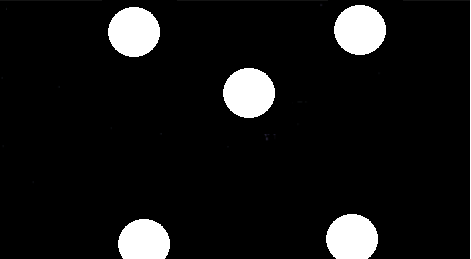
#> input picture circulos2.png, 471 x 259 px
$ python deteccion_color.py
#> lines starting #> are read from the running program, lines starting #| are printed output that depends on the picture
#!/usr/bin/env python3


from __future__ import division
import cv2
import numpy as np

def nothing(*arg):
        pass

# Initial HSV GUI slider values to load on program start.
icol = (36, 202, 59, 71, 255, 255)    # Green
#icol = (18, 0, 196, 36, 255, 255)  # Yellow
#icol = (89, 0, 0, 125, 255, 255)  # Blue
#icol = (0, 100, 80, 10, 255, 255)   # Red
cv2.namedWindow('colorTest')
# Lower range colour sliders.
cv2.createTrackbar('lowHue', 'colorTest', icol[0], 255, nothing)
cv2.createTrackbar('lowSat', 'colorTest', icol[1], 255, nothing)
cv2.createTrackbar('lowVal', 'colorTest', icol[2], 255, nothing)
# Higher range colour sliders.
cv2.createTrackbar('highHue', 'colorTest', icol[3], 255, nothing)
cv2.createTrackbar('highSat', 'colorTest', icol[4], 255, nothing)
cv2.createTrackbar('highVal', 'colorTest', icol[5], 255, nothing)

# Raspberry pi file path example.
#frame = cv2.imread('/home/pi/python3/opencv/color-test/colour-circles-test.jpg')
# Windows file path example.
frame = cv2.imread(r'circulos2.png')
#> frame is the input picture: shape (259, 471, 3); mean B, G, R 21, 21, 21

while True:
    # Get HSV values from the GUI sliders.
    lowHue = cv2.getTrackbarPos('lowHue', 'colorTest')
    lowSat = cv2.getTrackbarPos('lowSat', 'colorTest')
    lowVal = cv2.getTrackbarPos('lowVal', 'colorTest')
    highHue = cv2.getTrackbarPos('highHue', 'colorTest')
    highSat = cv2.getTrackbarPos('highSat', 'colorTest')
    highVal = cv2.getTrackbarPos('highVal', 'colorTest')

    # Show the original image.
    cv2.imshow('frame', frame)

    # Blur methods available, comment or uncomment to try different blur methods.
    frameBGR = cv2.GaussianBlur(frame, (7, 7), 0)
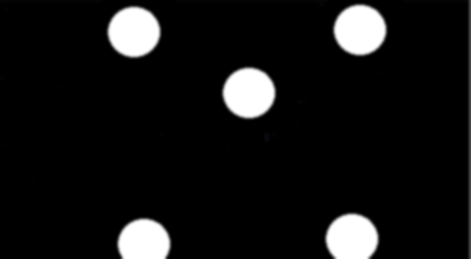
#> frameBGR: shape (259, 471, 3); mean B, G, R 20.8, 20.8, 20.8
    #frameBGR = cv2.medianBlur(frameBGR, 7)
    #frameBGR = cv2.bilateralFilter(frameBGR, 15 ,75, 75)
    """kernal = np.ones((15, 15), np.float32)/255
    frameBGR = cv2.filter2D(frameBGR, -1, kernal)"""

    # Show blurred image.
    cv2.imshow('blurred', frameBGR)

    # HSV (Hue, Saturation, Value).
    # Convert the frame to HSV colour model.
    hsv = cv2.cvtColor(frameBGR, cv2.COLOR_BGR2HSV)
#> hsv: shape (259, 471, 3); mean H, S, V 0.3, 0.4, 20.8

    # HSV values to define a colour range.
    colorLow = np.array([lowHue,lowSat,lowVal])
    colorHigh = np.array([highHue,highSat,highVal])
    mask = cv2.inRange(hsv, colorLow, colorHigh)
#> mask: shape (259, 471); every value is 0
    # Show the first mask
    cv2.imshow('mask-plain', mask)

    kernal = cv2.getStructuringElement(cv2.MORPH_ELLIPSE, (7, 7))
    mask = cv2.morphologyEx(mask, cv2.MORPH_CLOSE, kernal)
    mask = cv2.morphologyEx(mask, cv2.MORPH_OPEN, kernal)

    # Show morphological transformation mask
    cv2.imshow('mask', mask)

    # Put mask over top of the original image.
    result = cv2.bitwise_and(frame, frame, mask = mask)
#> result: shape (259, 471, 3); every value is 0

    # Show final output image
    cv2.imshow('colorTest', result)

    k = cv2.waitKey(5) & 0xFF
#> (key Esc is pressed here)
    if k == 27:
        break

cv2.destroyAllWindows()
